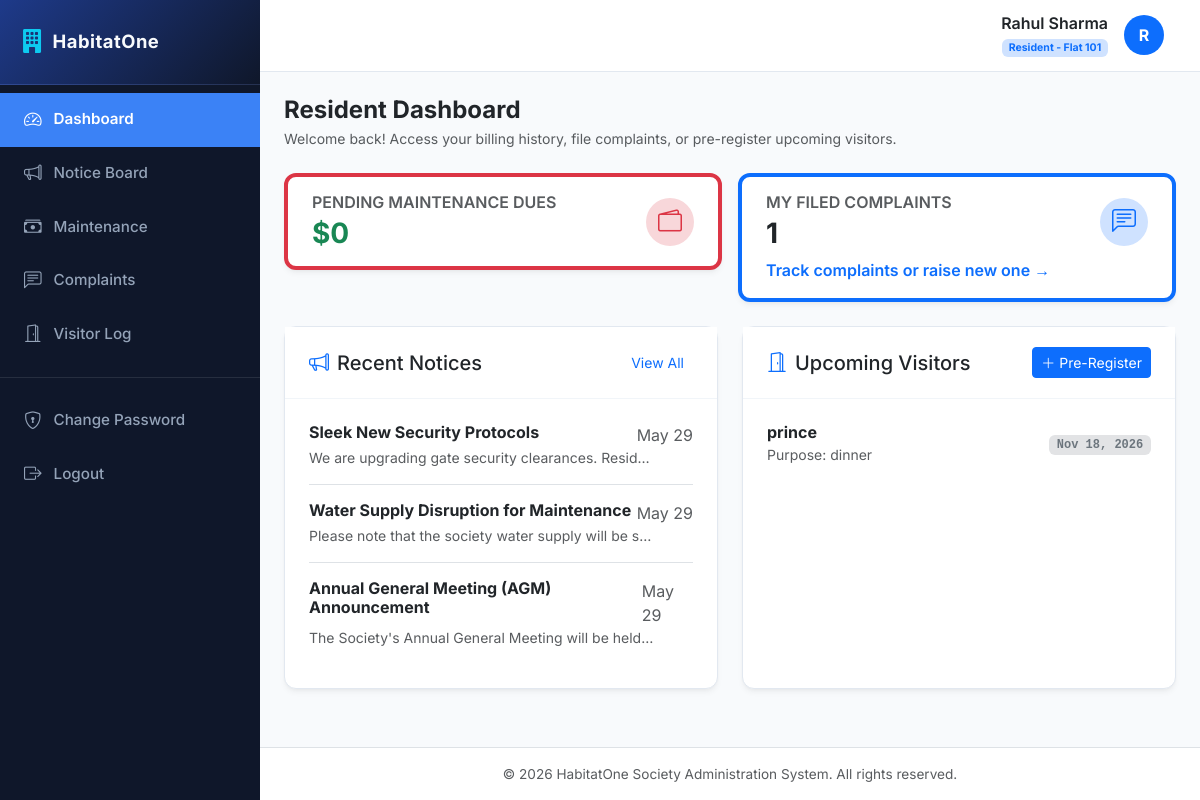
Page /resident/ (signed in) on the committed database.
### accounts/models.py (models this page shows, shortened)
class User(AbstractUser):
    ROLE_CHOICES = (
        ('ADMIN', 'Society Admin'),
        ('RESIDENT', 'Resident'),
    )
    role = models.CharField(max_length=10, choices=ROLE_CHOICES, default='RESIDENT')

### residents/models.py (models this page shows, shortened)
class Resident(models.Model):
    user = models.OneToOneField(settings.AUTH_USER_MODEL, on_delete=models.CASCADE, related_name='resident_profile')
    flat_number = models.CharField(max_length=50)
    phone = models.CharField(max_length=15)
    family_members = models.PositiveIntegerField(default=1)
    move_in_date = models.DateField()

### notices/models.py (models this page shows, shortened)
class Notice(models.Model):
    title = models.CharField(max_length=200)
    description = models.TextField()
    created_at = models.DateTimeField(auto_now_add=True)

### visitors/models.py (models this page shows, shortened)
class Visitor(models.Model):
    resident = models.ForeignKey(Resident, on_delete=models.CASCADE, related_name='visitors')
    visitor_name = models.CharField(max_length=100)
    visit_date = models.DateField()
    purpose = models.CharField(max_length=200)

### dashboard/views.py (the view)
# urls.py: path('resident/', views.resident_home, name='resident_home'),
@login_required
def resident_home(request):
    resident = getattr(request.user, 'resident_profile', None)
    if not resident:
        messages.error(request, "Resident profile details not found. Please contact administration.")
        return render(request, 'dashboard/resident_dashboard.html', {'no_profile': True})
    pending_dues = MaintenanceBill.objects.filter(resident=resident, status='PENDING').aggregate(total=Sum('amount'))['total'] or 0
    my_complaints_count = Complaint.objects.filter(resident=resident).count()
    recent_notices = Notice.objects.all().order_by('-created_at')[:5]
    today = datetime.date.today()
    upcoming_visitors = Visitor.objects.filter(resident=resident, visit_date__gte=today).order_by('visit_date')
    context = {
        'resident': resident,
        'pending_dues': pending_dues,
        'my_complaints_count': my_complaints_count,
        'recent_notices': recent_notices,
        'upcoming_visitors': upcoming_visitors,
        'no_profile': False,
    }
    return render(request, 'dashboard/resident_dashboard.html', context)

### templates/dashboard/resident_dashboard.html (shortened to what this page needs)
{% extends 'base.html' %}
{% block content %}
<div class="mb-4">
    <h4 class="mb-1 text-dark fw-bold">Resident Dashboard</h4>
    <p class="text-muted mb-0 small">Welcome back! Access your billing history, file complaints, or pre-register upcoming visitors.</p>
</div>
{% if no_profile %}
    <div class="alert alert-warning card-custom" role="alert">
        <div class="d-flex align-items-center gap-3">
            <i class="bi bi-exclamation-triangle-fill fs-3 text-warning"></i>
            <div>
                <h5 class="alert-heading fw-bold mb-1">Resident Profile Missing</h5>
                <p class="mb-0 small">Your user login is not yet linked to a residential flat profile. Please contact the society administrator to set up your flat details.</p>
            </div>
        </div>
    </div>
{% else %}
    <div class="row g-3 mb-4">
        <div class="col-md-6">
            <div class="card card-custom py-3 px-4 border-start border-danger border-4 mb-0">
                <div class="d-flex align-items-center justify-content-between">
                    <div>
                        <h6 class="text-uppercase text-xs fw-semibold text-muted mb-1">Pending Maintenance Dues</h6>
                        <h3 class="mb-0 fw-bold {% if pending_dues > 0 %}text-danger{% else %}text-success{% endif %}">
                            ${{ pending_dues }}
                        </h3>
                    </div>
                    <div class="bg-danger-subtle text-danger rounded-circle d-flex align-items-center justify-content-center" style="width: 48px; height: 48px;">
                        <i class="bi bi-wallet2 fs-4"></i>
                    </div>
                </div>
            </div>
        </div>
        <div class="col-md-6">
            <div class="card card-custom py-3 px-4 border-start border-primary border-4 mb-0">
                <div class="d-flex align-items-center justify-content-between">
                    <div>
                        <h6 class="text-uppercase text-xs fw-semibold text-muted mb-1">My Filed Complaints</h6>
                        <h3 class="mb-0 fw-bold text-dark">{{ my_complaints_count }}</h3>
                    </div>
                    <div class="bg-primary-subtle text-primary rounded-circle d-flex align-items-center justify-content-center" style="width: 48px; height: 48px;">
                        <i class="bi bi-chat-left-text fs-4"></i>
                    </div>
                </div>
                <div class="mt-2">
                    <a href="{% url 'complaints:list' %}" class="text-xs fw-semibold text-decoration-none">Track complaints or raise new one &rarr;</a>
                </div>
            </div>
        </div>
    </div>
    <div class="row">
        <div class="col-lg-6 mb-4">
            <div class="card card-custom h-100 mb-0">
                <div class="card-header-custom d-flex justify-content-between align-items-center">
                    <h5 class="mb-0"><i class="bi bi-megaphone me-2 text-primary"></i>Recent Notices</h5>
                    <a href="{% url 'notices:list' %}" class="btn btn-link btn-sm text-decoration-none">View All</a>
                </div>
                <div class="card-body-custom">
                    {% for notice in recent_notices %}
                        <div class="mb-3 {% if not forloop.last %}border-bottom pb-3{% endif %}">
                            <div class="d-flex justify-content-between">
                                <h6 class="fw-bold text-dark mb-1">{{ notice.title }}</h6>
                                <span class="text-muted text-xs">{{ notice.created_at|date:"M d" }}</span>
                            </div>
                            <p class="text-muted small mb-0 text-truncate" style="max-width: 90%;">{{ notice.description }}</p>
                        </div>
                    {% empty %}
                        <div class="text-center py-4 text-muted small">
                            <i class="bi bi-megaphone d-block fs-2 mb-2 opacity-25"></i>
                            No notices from society management.
                        </div>
                    {% endfor %}
                </div>
            </div>
        </div>
        <div class="col-lg-6 mb-4">
            <div class="card card-custom h-100 mb-0">
                <div class="card-header-custom d-flex justify-content-between align-items-center">
                    <h5 class="mb-0"><i class="bi bi-door-open me-2 text-primary"></i>Upcoming Visitors</h5>
                    <a href="{% url 'visitors:create' %}" class="btn btn-primary btn-sm d-flex align-items-center gap-1">
                        <i class="bi bi-plus-lg"></i> Pre-Register
                    </a>
                </div>
                <div class="card-body-custom">
                    {% for visitor in upcoming_visitors|slice:":4" %}
                        <div class="d-flex justify-content-between align-items-center mb-3 {% if not forloop.last %}border-bottom pb-3{% endif %}">
                            <div>
                                <h6 class="fw-bold text-dark mb-0">{{ visitor.visitor_name }}</h6>
                                <small class="text-muted text-xs">Purpose: {{ visitor.purpose }}</small>
                            </div>
                            <span class="badge bg-secondary-subtle text-secondary font-monospace">{{ visitor.visit_date|date:"M d, Y" }}</span>
                        </div>
                    {% empty %}
                        <div class="text-center py-5 text-muted small">
                            <i class="bi bi-people d-block fs-2 mb-2 opacity-25"></i>
                            No upcoming visitors pre-registered.
                        </div>
                    {% endfor %}
                </div>
            </div>
        </div>
    </div>
{% endif %}
{% endblock %}

### templates/base.html (shortened to what this page needs)
<!DOCTYPE html>
<html lang="en">
<head>
    <link href="https://cdn.jsdelivr.net/npm/bootstrap@5.3.0/dist/css/bootstrap.min.css" rel="stylesheet">
    <link rel="stylesheet" href="https://cdn.jsdelivr.net/npm/bootstrap-icons@1.10.5/font/bootstrap-icons.css">
</head>
<body>
    <div class="d-flex" id="wrapper">
        <div id="sidebar-wrapper">
            <div class="sidebar-heading d-flex align-items-center gap-2">
                <i class="bi bi-building-fill text-info fs-4"></i>
                <span>HabitatOne</span>
            </div>
            <div class="list-group list-group-flush mt-2">
                <a href="{% url 'dashboard:home' %}" class="list-group-item list-group-item-action {% if request.resolver_match.app_name == 'dashboard' %}active{% endif %}">
                    <i class="bi bi-speedometer2"></i> Dashboard
                </a>
                <a href="{% url 'notices:list' %}" class="list-group-item list-group-item-action {% if request.resolver_match.app_name == 'notices' %}active{% endif %}">
                    <i class="bi bi-megaphone"></i> Notice Board
                </a>
                <a href="{% url 'maintenance:list' %}" class="list-group-item list-group-item-action {% if request.resolver_match.app_name == 'maintenance' %}active{% endif %}">
                    <i class="bi bi-cash-stack"></i> Maintenance
                </a>
                <a href="{% url 'complaints:list' %}" class="list-group-item list-group-item-action {% if request.resolver_match.app_name == 'complaints' %}active{% endif %}">
                    <i class="bi bi-chat-left-text"></i> Complaints
                </a>
                <a href="{% url 'visitors:list' %}" class="list-group-item list-group-item-action {% if request.resolver_match.app_name == 'visitors' %}active{% endif %}">
                    <i class="bi bi-door-open"></i> Visitor Log
                </a>
                <div class="border-top border-secondary my-3 opacity-25"></div>
                <a href="{% url 'accounts:password_change' %}" class="list-group-item list-group-item-action {% if request.resolver_match.url_name == 'password_change' %}active{% endif %}">
                    <i class="bi bi-shield-lock"></i> Change Password
                </a>
                <a href="{% url 'accounts:logout' %}" class="list-group-item list-group-item-action">
                    <i class="bi bi-box-arrow-right"></i> Logout
                </a>
            </div>
        </div>
        <div id="page-content-wrapper">
            <nav class="navbar navbar-expand-lg navbar-custom navbar-light">
                <div class="container-fluid">
                    <div class="ms-auto d-flex align-items-center gap-3">
                        <div class="text-end d-none d-sm-block">
                            <h6 class="mb-0 fw-semibold text-dark">{{ request.user.get_full_name|default:request.user.username }}</h6>
                            <small class="text-muted">
                                {% if request.user.role == 'ADMIN' %}
                                    <span class="badge bg-danger-subtle text-danger">Admin</span>
                                {% else %}
                                    <span class="badge bg-primary-subtle text-primary">Resident - Flat {{ request.user.resident_profile.flat_number|default:"N/A" }}</span>
                                {% endif %}
                            </small>
                        </div>
                        <div class="avatar bg-primary text-white rounded-circle d-flex align-items-center justify-content-center fw-bold" style="width: 40px; height: 40px;">
                            {{ request.user.username|make_list|first|upper }}
                        </div>
                    </div>
                </div>
            </nav>
            <div class="container-fluid px-4 py-4 flex-grow-1">
                {% block content %}{% endblock %}
            </div>
            <footer class="bg-white border-top py-3 text-center text-muted mt-auto" style="font-size: 0.85rem;">
                <div class="container">
                    <span>&copy; 2026 HabitatOne Society Administration System. All rights reserved.</span>
                </div>
            </footer>
        </div>
    </div>
</body>
</html>

### templates/base.html (style rules this page uses)
:root { --primary-bg: #f8fafc; --sidebar-bg: #0f172a; --sidebar-hover: #1e293b; --sidebar-active: #3b82f6; --card-shadow: 0 4px 6px -1px rgb(0 0 0 / 0.05), 0 2px 4px -2px rgb(0 0 0 / 0.05); --header-bg: #ffffff; --accent-color: #2563eb; --text-main: #1e293b; --text-muted: #64748b; }
body { font-family: 'Inter', sans-serif; background-color: var(--primary-bg); color: var(--text-main); overflow-x: hidden; }
#sidebar-wrapper { min-height: 100vh; width: 260px; background-color: var(--sidebar-bg); color: #f8fafc; transition: all 0.25s ease; position: fixed; z-index: 1000; }
#sidebar-wrapper .sidebar-heading { padding: 1.5rem 1.25rem; font-size: 1.15rem; font-weight: 700; letter-spacing: 0.5px; border-bottom: 1px solid rgba(255, 255, 255, 0.08); background: linear-gradient(135deg, #1e3a8a, #0f172a); }
#sidebar-wrapper .list-group-item { background-color: transparent; color: #94a3b8; border: none; padding: 0.85rem 1.5rem; font-size: 0.95rem; font-weight: 500; display: flex; align-items: center; gap: 12px; transition: all 0.2s ease; }
#sidebar-wrapper .list-group-item i { font-size: 1.1rem; transition: transform 0.2s ease; }
#sidebar-wrapper .list-group-item.active { background-color: var(--sidebar-active); color: #ffffff; font-weight: 600; border-radius: 0; }
#page-content-wrapper { margin-left: 260px; min-width: 0; width: calc(100% - 260px); min-height: 100vh; display: flex; flex-direction: column; transition: all 0.25s ease; }
.navbar-custom { background-color: var(--header-bg); border-bottom: 1px solid #e2e8f0; padding: 0.85rem 1.5rem; }
.card-custom { background-color: #ffffff; border: 1px solid #e2e8f0; border-radius: 12px; box-shadow: var(--card-shadow); margin-bottom: 1.5rem; transition: transform 0.15s ease, box-shadow 0.15s ease; }
.card-header-custom { background-color: #ffffff; border-bottom: 1px solid #f1f5f9; padding: 1.25rem 1.5rem; font-weight: 600; font-size: 1.05rem; }
.card-body-custom { padding: 1.5rem; }

### rows in the picture
User: user.get_full_name "Rahul Sharma", user.resident_profile.flat_number "101", user.username|make_list "R"
Notice: title "Sleek New Security Protocols", created_at "May 29", description "We are upgrading gate security clearances. Resid…"
Notice: title "Water Supply Disruption for Maintenance", created_at "May 29", description "Please note that the society water supply will be s…"
Notice: title "Annual General Meeting (AGM) Announcement", created_at "May 29", description "The Society's Annual General Meeting will be held…"
Visitor: visitor_name "prince", purpose "dinner", visit_date "Nov 18, 2026"

### other values in the picture
{{ pending_dues }} "0"
{{ my_complaints_count }} "1"
